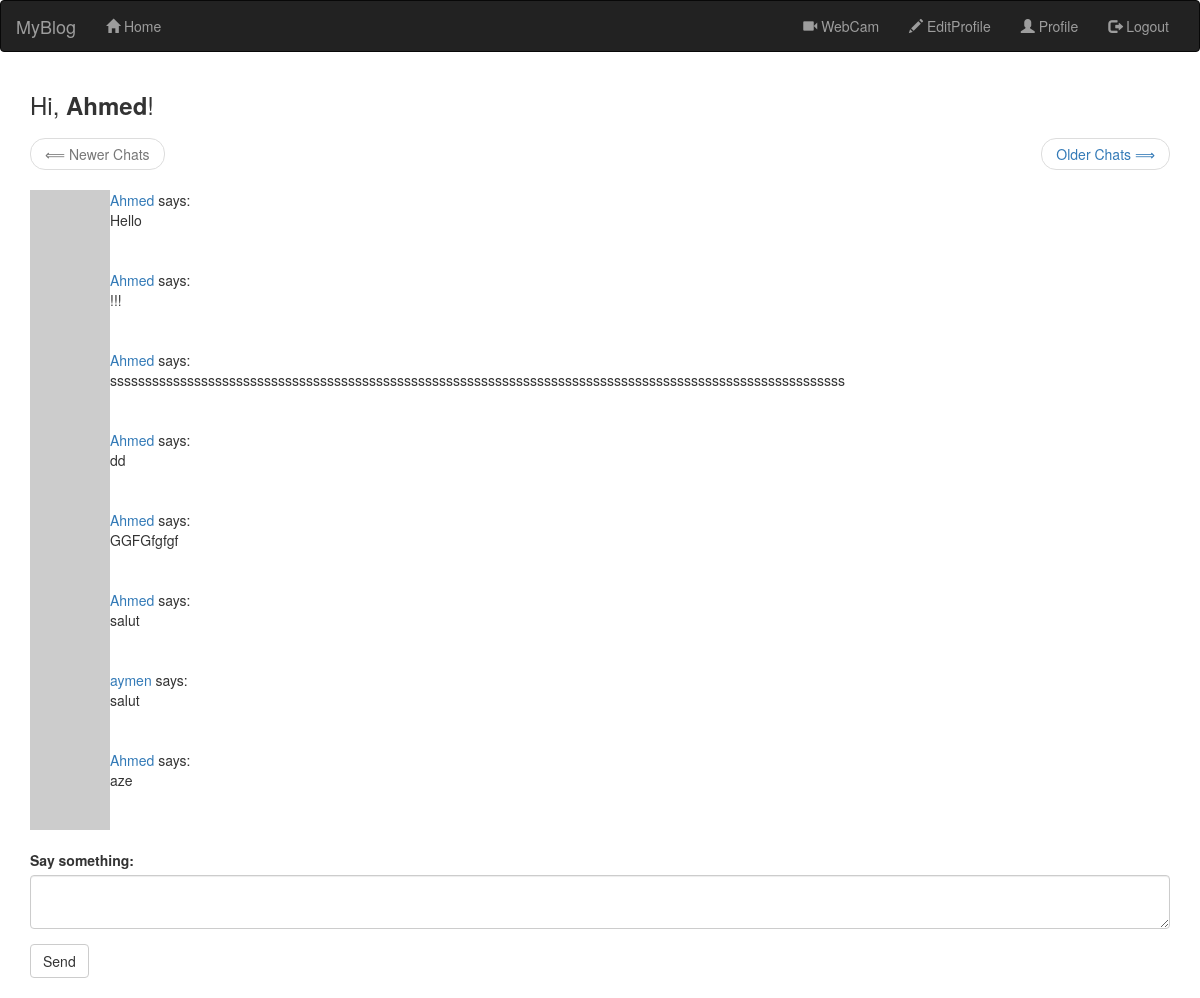
Page /index (signed in) on the earlier database version.
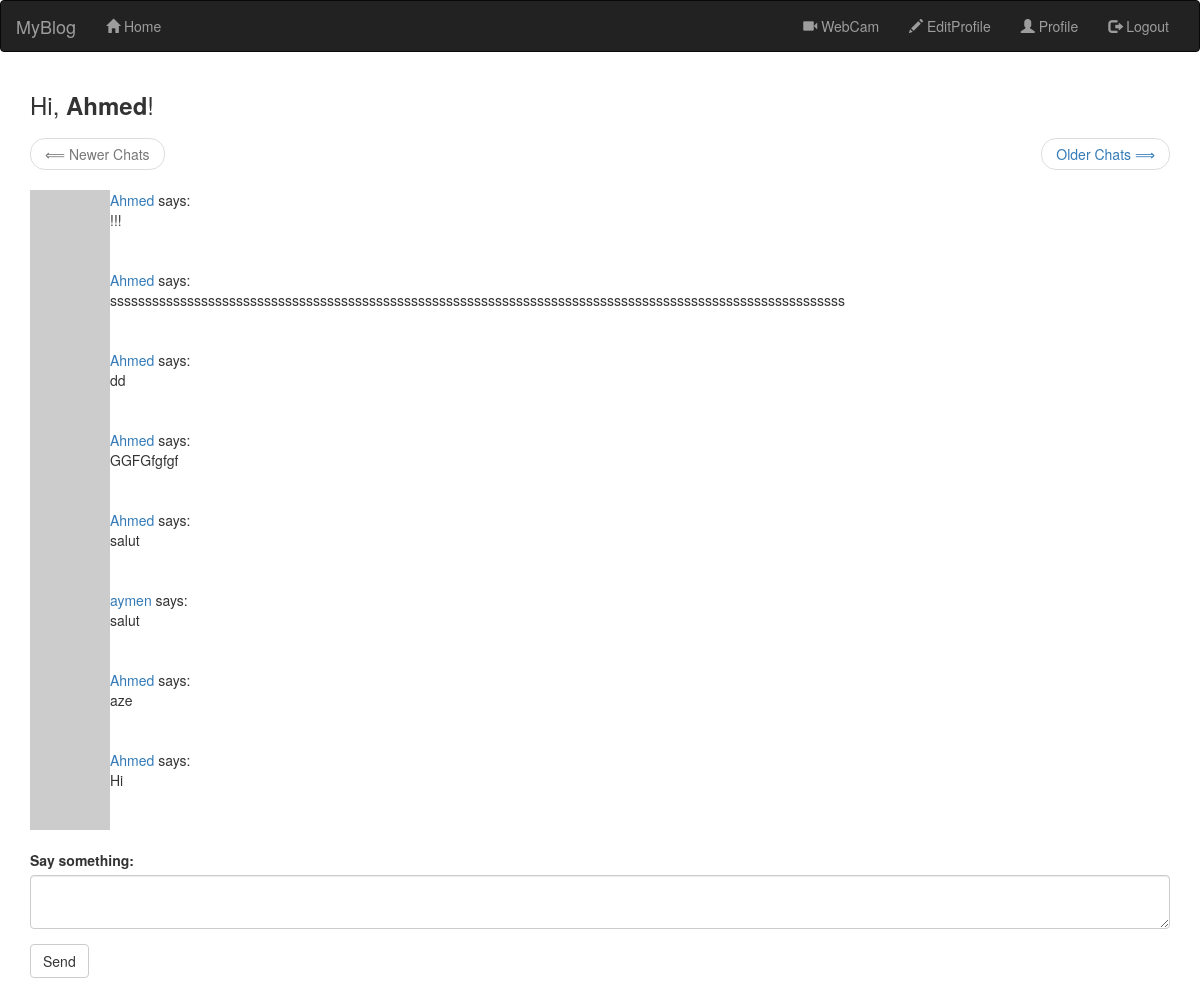
Same page on the later database version.
### app/models.py (models this page shows, shortened)
class Post(db.Model):
    __tablename__ = "POSTS"                # the table name
    id = db.Column(db.Integer, primary_key=True)
    body = db.Column(db.String(140))
    timestamp = db.Column(db.DateTime, index=True, default=datetime.utcnow)
    user_id = db.Column(db.Integer, db.ForeignKey('USERS.id'))

class User(UserMixin, db.Model):
    __tablename__ = 'USERS'
    id = db.Column(db.Integer, primary_key=True)
    username = db.Column(db.String(64), unique=True, index=True)
    email = db.Column(db.String(128), unique=True, index=True)
    password_hash = db.Column(db.String(128))  # holds a hash of the user password
    role_id = db.Column(db.Integer, db.ForeignKey('ROLES_.id'))
    posts = db.relationship('Post', backref='user', lazy='dynamic')
    about_me = db.Column(db.String(140))   # about me
    last_seen = db.Column(db.DateTime, default=datetime.utcnow)
    def avatar(self, size):
        digest = md5(self.email.lower().encode('utf-8')).hexdigest()
        return 'https://www.gravatar.com/avatar/{}?d=identicon&s={}'.format(
            digest, size)

### app/routes.py (the view)
@App.route("/", methods=['GET', 'POST'])                # decorator, App : instance
@App.route("/index", methods=['GET', 'POST'])           # decorator : modifies the function that flow it
@login_required                                         # to protect a view function from not authenticated users
def index():
    form_post = PostForm()
    if form_post.validate_on_submit():
        new_post = Post(body=form_post.post.data, user=current_user)
        db.session.add(new_post)
        db.session.commit()
        return redirect(url_for('index'))
    page = request.args.get('page', 1, type=int)
    all_posts = Post.query.order_by(Post.timestamp.desc()).paginate(page, App.config['POSTS_PER_PAGE'], False)
    next_url = url_for('index', page=all_posts.next_num) if all_posts.has_next else None  # check for next page
    prev_url = url_for('index', page=all_posts.prev_num) if all_posts.has_prev else None  # ckeck for previous page
    return render_template("index.html", title="Home Page", form=form_post, posts=all_posts.items, next_url=next_url,
                           prev_url=prev_url)    # the response

### app/forms.py
class PostForm(FlaskForm):
    post = TextAreaField('Say something:', validators=[DataRequired(), Length(min=1, max= 140)])
    submit = SubmitField('Send')

### app/models.py (called while the page is built)
@login.user_loader     # register
def load_user(id_):    # load the user id function
    return User.query.get(int(id_))

### app/routes.py (called while the page is built)
@App.before_request
def before_request():
    if current_user.is_authenticated:
        current_user.last_seen = datetime.utcnow()
        db.session.commit()

### app/templates/index.html
{% extends "base_boots.html" %}
{% import 'bootstrap/wtf.html' as wtf %}
{% block chat %}
<h3>Hi, <b>{{current_user.username}}</b>!</h3>
<nav aria-label="...">
<ul class="pager">
    <li class="previous{% if not prev_url %} disabled {% endif %}">
        <a href="{{ prev_url or '#'}}">
            <span aria-hidden="true">&xlArr;</span> Newer Chats
        </a>
    </li>
    <li class="next {%if not next_url %} disabled {% endif %} " >
        <a href="{{ next_url or '#' }}" >
            Older Chats <span aria-hidden="true">&xrArr;</span>
        </a>
    </li>
<br>
</ul>
</nav>
{% for post in posts[::-1] %}
 {% include '_post.html' %}
{% endfor %}
<br>
{% endblock %}
{% block app_content %}
    {% if form %}
        {{ wtf.quick_form(form) }}
<br>
{% endif %}
{% endblock %}

### app/templates/_post.html
<table class="tabel table-hover">
    <tr valign="top">
        <td width="45px">
            <a href="{{ url_for('user', username=post.user.username) }}">
                <img src="{{ post.user.avatar(45) }}"></a>
        </td>
        <td>
            <a href="{{ url_for('user', username=post.user.username) }}">
                 {{ post.user.username }}
                </a>
            says:<br>
            {{ post.body }}
        </td>
    </tr>
</table>

Differences in the rows shown:
no longer on this page (row unchanged): Post: user.username "Ahmed", body "Hello"
added Post: user.username "Ahmed", body "Hi"
